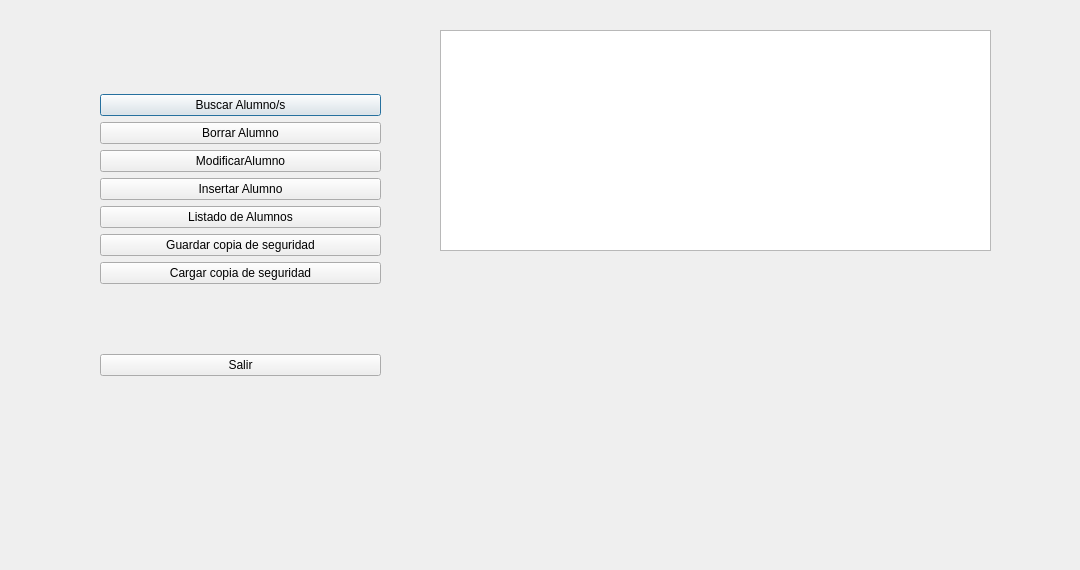
<?xml version="1.0" encoding="UTF-8"?>
<ui version="4.0">
 <class>Menu</class>
 <widget class="QDialog" name="Menu">
  <property name="geometry">
   <rect>
    <x>0</x>
    <y>0</y>
    <width>1080</width>
    <height>570</height>
   </rect>
  </property>
  <property name="windowTitle">
   <string>Dialog</string>
  </property>
  <widget class="QTableWidget" name="tableWidget">
   <property name="geometry">
    <rect>
     <x>440</x>
     <y>30</y>
     <width>551</width>
     <height>221</height>
    </rect>
   </property>
  </widget>
  <widget class="QWidget" name="layoutWidget">
   <property name="geometry">
    <rect>
     <x>100</x>
     <y>30</y>
     <width>281</width>
     <height>411</height>
    </rect>
   </property>
   <layout class="QVBoxLayout" name="verticalLayout_2">
    <item>
     <layout class="QVBoxLayout" name="verticalLayout">
      <item>
       <widget class="QPushButton" name="pushButtonMostrarAlumno">
        <property name="text">
         <string>Buscar Alumno/s</string>
        </property>
       </widget>
      </item>
      <item>
       <widget class="QPushButton" name="pushButtonBorrarAlumno">
        <property name="text">
         <string>Borrar Alumno</string>
        </property>
       </widget>
      </item>
      <item>
       <widget class="QPushButton" name="pushButtonModificarAlumno">
        <property name="text">
         <string>ModificarAlumno</string>
        </property>
       </widget>
      </item>
      <item>
       <widget class="QPushButton" name="pushButtonInsertarAlumno">
        <property name="text">
         <string>Insertar Alumno</string>
        </property>
       </widget>
      </item>
      <item>
       <widget class="QPushButton" name="pushButtonListadoAlumnos">
        <property name="text">
         <string>Listado de Alumnos</string>
        </property>
       </widget>
      </item>
      <item>
       <widget class="QPushButton" name="pushButtonGuardarCopia">
        <property name="text">
         <string>Guardar copia de seguridad</string>
        </property>
       </widget>
      </item>
      <item>
       <widget class="QPushButton" name="pushButtonCargarCopia">
        <property name="text">
         <string>Cargar copia de seguridad</string>
        </property>
       </widget>
      </item>
     </layout>
    </item>
    <item>
     <widget class="QPushButton" name="pushButtonSalir">
      <property name="text">
       <string>Salir</string>
      </property>
     </widget>
    </item>
   </layout>
  </widget>
 </widget>
 <resources/>
 <connections/>
</ui>
